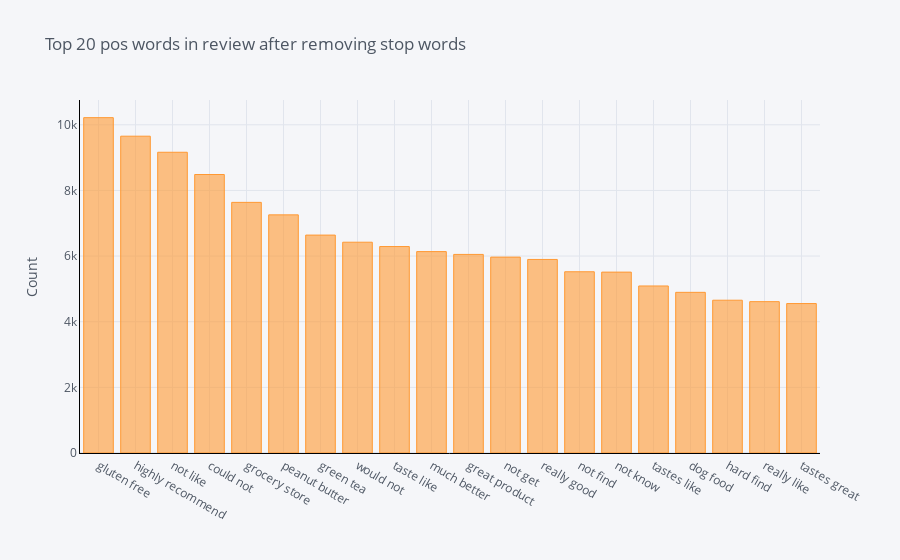
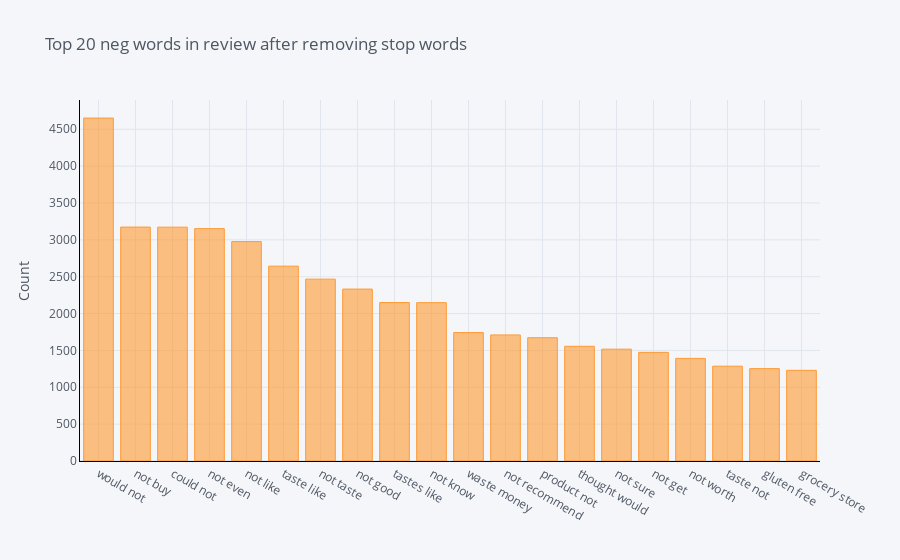

Write notebook code for charts like these, in order.
### Code cell
#bigrams representations of common words in both the segments

#top 20 bigrams in the data after preprocessing
#we use the bigrams because unigram will have alot of common words in both the categories

import cufflinks as cf
cf.go_offline()
cf.set_config_file(offline=False, world_readable=True)

def get_top_n_words(corpus, n=None):
    vec = CountVectorizer(ngram_range=(2, 2)).fit(corpus)
    bag_of_words = vec.transform(corpus)
    sum_words = bag_of_words.sum(axis=0) 
    words_freq = [(word, sum_words[0, idx]) for word, idx in vec.vocabulary_.items()]
    words_freq =sorted(words_freq, key = lambda x: x[1], reverse=True)
    return words_freq[:n]

pos_review=[]
neg_review=[]
for review,score in zip(preprocessed_reviews,final["Score"]):
    if (score==1):
        pos_review.append(review)
    else:
        neg_review.append(review)

#seperates the pos review and neg reviews into 2 different lists
print(len(pos_review),len(neg_review))


common_words_pos = get_top_n_words(pos_review, 20)
common_words_neg = get_top_n_words(neg_review, 20)

#print pos review count
#print("this is the positive side")
#for word, freq in common_words_pos:
    #print(word, freq)

#print neg review count
#print("this is the negative side")
#for word, freq in common_words_neg:
    #print(word, freq)
    

df_pos = pd.DataFrame(common_words_pos, columns = ['ReviewText' , 'count'])
df_pos.groupby('ReviewText').sum()['count'].sort_values(ascending=False).iplot(
    kind='bar', yTitle='Count', linecolor='black', title='Top 20 pos words in review after removing stop words')

df_neg = pd.DataFrame(common_words_neg, columns = ['ReviewText' , 'count'])
df_neg.groupby('ReviewText').sum()['count'].sort_values(ascending=False).iplot(
    kind='bar', yTitle='Count', linecolor='black', title='Top 20 neg words in review after removing stop words')

### Figure 1 — Plotly figure (JSON) as saved in the notebook; plotly's stock layout.template omitted (floating-point values rounded to 4 significant figures)
{"data": [{"marker": {"color": "rgba(255, 153, 51, 0.6)", "line": {"color": "rgba(255, 153, 51, 1.0)", "width": 1}}, "name": "count", "orientation": "v", "text": "", "type": "bar", "x": ["gluten free", "highly recommend", "not like", "could not", "grocery store", "peanut butter", "green tea", "would not", "taste like", "much better", "great product", "not get", "really good", "not find", "not know", "tastes like", "dog food", "hard find", "really like", "tastes great"], "y": [10217, 9652, 9163, 8485, 7636, 7255, 6639, 6422, 6290, 6136, 6050, 5968, 5897, 5522, 5511, 5089, 4895, 4655, 4611, 4553]}], "layout": {"autosize": true, "legend": {"bgcolor": "#F5F6F9", "font": {"color": "#4D5663"}}, "paper_bgcolor": "#F5F6F9", "plot_bgcolor": "#F5F6F9", "title": {"font": {"color": "#4D5663"}, "text": "Top 20 pos words in review after removing stop words"}, "xaxis": {"autorange": true, "gridcolor": "#E1E5ED", "linecolor": "black", "range": [-0.5, 19.5], "showgrid": true, "tickfont": {"color": "#4D5663"}, "title": {"font": {"color": "#4D5663"}, "text": ""}, "type": "category", "zerolinecolor": "#E1E5ED"}, "yaxis": {"autorange": true, "gridcolor": "#E1E5ED", "linecolor": "black", "range": [0, 10750.0], "showgrid": true, "tickfont": {"color": "#4D5663"}, "title": {"font": {"color": "#4D5663"}, "text": "Count"}, "type": "linear", "zerolinecolor": "#E1E5ED"}}}

### Figure 2 — Plotly figure (JSON) as saved in the notebook; plotly's stock layout.template omitted (floating-point values rounded to 4 significant figures)
{"data": [{"marker": {"color": "rgba(255, 153, 51, 0.6)", "line": {"color": "rgba(255, 153, 51, 1.0)", "width": 1}}, "name": "count", "orientation": "v", "text": "", "type": "bar", "x": ["would not", "not buy", "could not", "not even", "not like", "taste like", "not taste", "not good", "tastes like", "not know", "waste money", "not recommend", "product not", "thought would", "not sure", "not get", "not worth", "taste not", "gluten free", "grocery store"], "y": [4652, 3173, 3172, 3152, 2976, 2643, 2467, 2332, 2149, 2148, 1742, 1710, 1672, 1556, 1517, 1474, 1392, 1286, 1253, 1230]}], "layout": {"autosize": true, "legend": {"bgcolor": "#F5F6F9", "font": {"color": "#4D5663"}}, "paper_bgcolor": "#F5F6F9", "plot_bgcolor": "#F5F6F9", "title": {"font": {"color": "#4D5663"}, "text": "Top 20 neg words in review after removing stop words"}, "xaxis": {"autorange": true, "gridcolor": "#E1E5ED", "linecolor": "black", "range": [-0.5, 19.5], "showgrid": true, "tickfont": {"color": "#4D5663"}, "title": {"font": {"color": "#4D5663"}, "text": ""}, "type": "category", "zerolinecolor": "#E1E5ED"}, "yaxis": {"autorange": true, "gridcolor": "#E1E5ED", "linecolor": "black", "range": [0, 4897.0], "showgrid": true, "tickfont": {"color": "#4D5663"}, "title": {"font": {"color": "#4D5663"}, "text": "Count"}, "type": "linear", "zerolinecolor": "#E1E5ED"}}}
